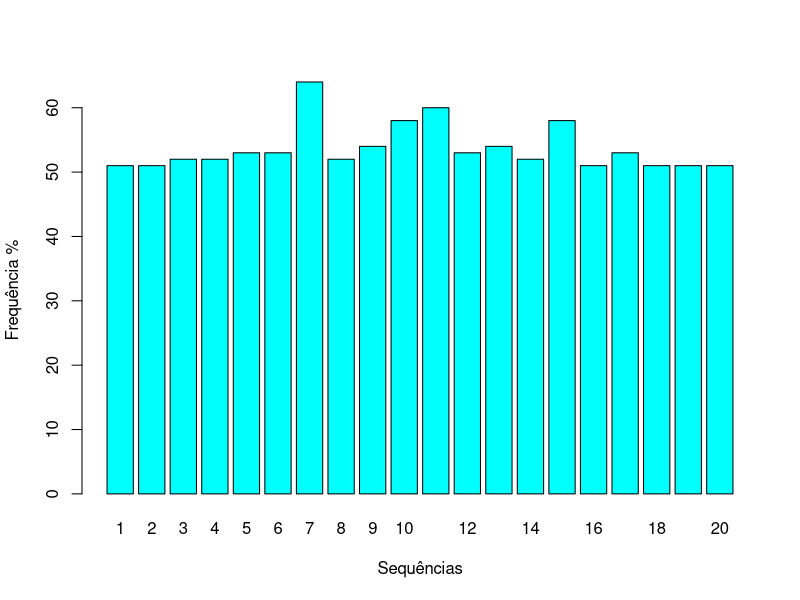

Here is the R script that generated this plot:
frequences <- c(51,51,52,52,53,53,64,52,54,58,60,53,54,52,58,51,53,51,51,51)
labels <- c("1", "2", "3", "4", "5", "6", "7", "8", "9", "10", "11", "12", "13", "14", "15", "16", "17", "18", "19", "20")
barplot(frequences, xlab="Sequências", ylab="Frequência %", names.arg=labels, col=c("cyan"));
